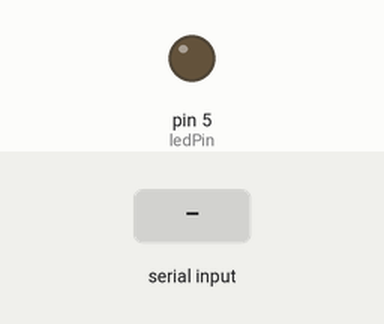
The program below on a simulated Arduino Uno, built with avr-gcc and run on an emulated ATmega328P. Shown: output pins drawn as LEDs (lit = HIGH). Inputs (shaded band) come from the test bench.

Above: at 1.2 s.
1.3 s: "1" received over the second serial link
At 2.2 s:
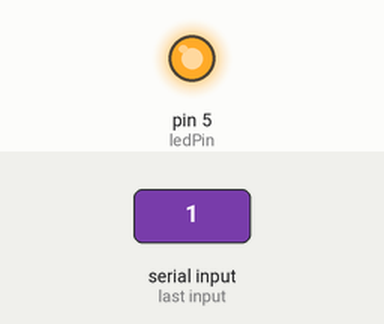
2.8 s: "0" received over the second serial link
At 3.4 s:
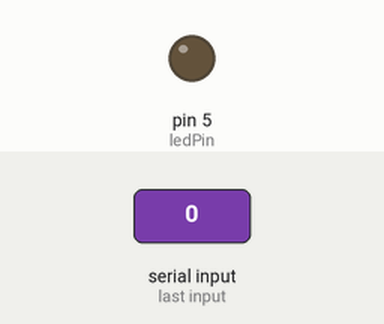
4.3 s: "2" received over the second serial link
At 5.7 s:
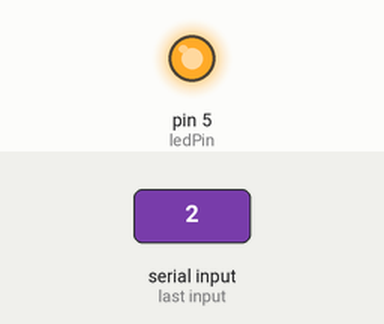
Timing chart, 0 to 7.3 s (numbered marks = the images above; inputs shaded):
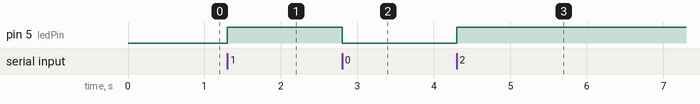

The program:

main.cpp
```cpp
#include <Arduino.h>
/*
SanatBazar
Arduino Tutorial Series
Author: Davood Dorostkar
Website: www.sanatbazar.com

*/

#include <SoftwareSerial.h>
#define ledPin 5
int lastState = 0;
SoftwareSerial bluetooth(2, 3);

void setup()
{
  Serial.begin(38400);
  bluetooth.begin(38400);
  pinMode(ledPin, OUTPUT);
  digitalWrite(ledPin, lastState);
}

void loop()
{
  if (bluetooth.available() > 0)
  {
    int message = bluetooth.read();
    message -= 48;
    if (message != lastState)
    {
      digitalWrite(ledPin, message);
      lastState = message;
    }
  }
}
```

Measured:
- after the input at 1.3 s, pin 5 (ledPin): LOW → HIGH at once
- after the input at 2.8 s, pin 5 (ledPin): HIGH → LOW at once
- after the input at 4.3 s, pin 5 (ledPin): LOW → HIGH at once
